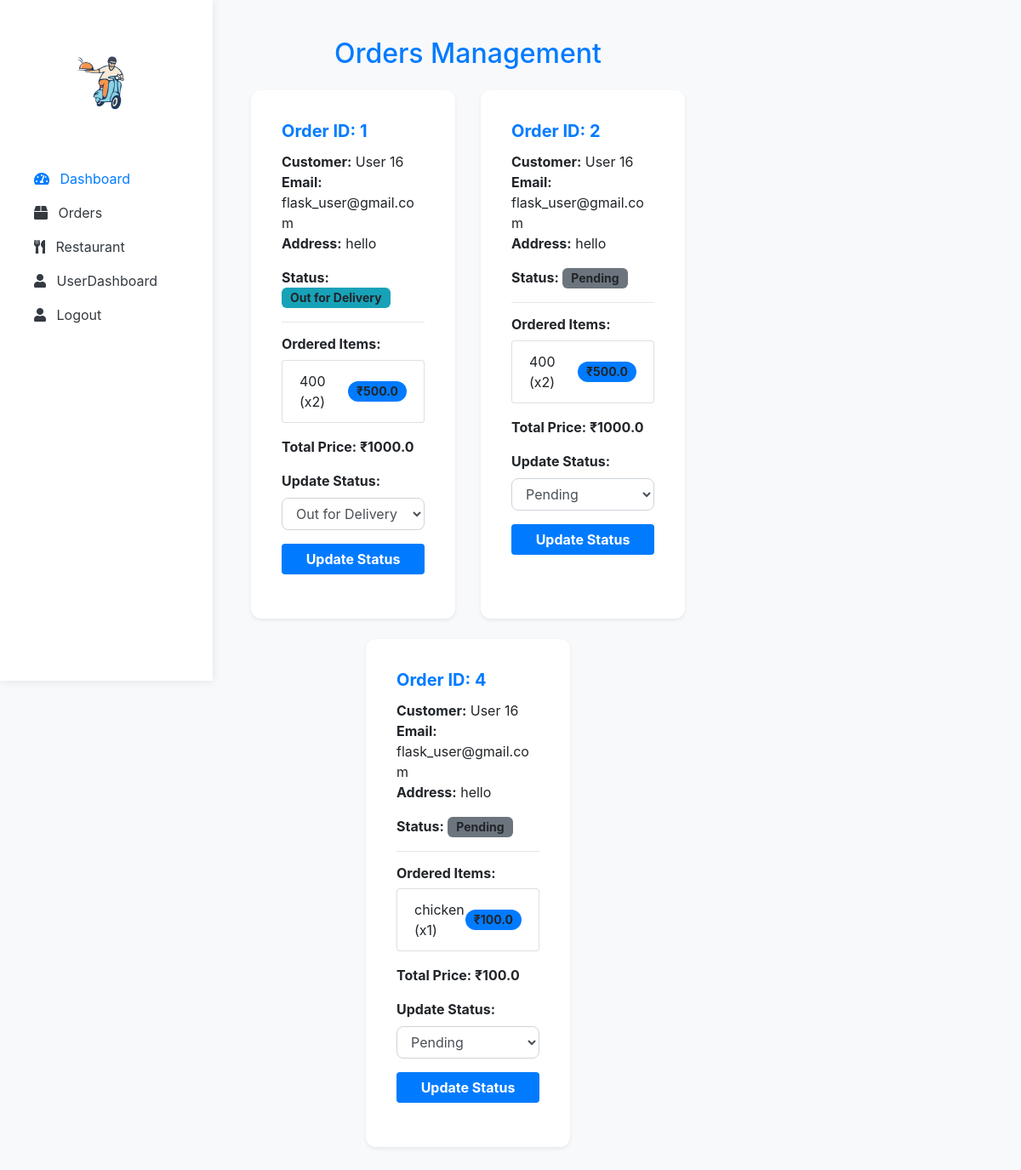
The page /admin_dashboard/orders (signed in) on the database its author committed.
### app.py (models this page shows, shortened)
class Order(db.Model):
    id = db.Column(db.Integer, primary_key=True)
    user_id = db.Column(db.Integer, db.ForeignKey('user.id'), nullable=False)
    status = db.Column(db.String(20), nullable=False, default="Pending")
    timestamp = db.Column(db.DateTime, default=datetime.utcnow)
    user = db.relationship("User", backref="orders")
    order_items = db.relationship('OrderItem', backref='order', lazy=True)
    @property
    def total_price(self):
        return sum(item.quantity * item.price for item in self.order_items)

class User(db.Model, UserMixin):
    __tablename__ = "user"
    id = db.Column(db.Integer,primary_key=True)
    name = db.Column(db.String(50), nullable=False)
    email = db.Column(db.String(100), unique=True, nullable=False)
    address= db.Column(db.String(100), nullable=False)
    password = db.Column(db.String(200), nullable=False)
    mobile = db.Column(db.String(15), nullable=False)
    city = db.Column(db.String(15), nullable=False)
    role = db.Column(db.String(10), default="user", nullable=False)

class OrderItem(db.Model):
    id = db.Column(db.Integer, primary_key=True)
    order_id = db.Column(db.Integer, db.ForeignKey('order.id'), nullable=False)
    name = db.Column(db.String(100), nullable=False)
    price = db.Column(db.Float, nullable=False)
    quantity = db.Column(db.Integer, nullable=False)
    menu_item_id = db.Column(db.Integer, db.ForeignKey('menu_item.id'), nullable=False)
    menu_item = db.relationship("MenuItem", backref="order_items")

class MenuItem(db.Model):
    id = db.Column(db.Integer, primary_key=True)
    name = db.Column(db.String(100), nullable=False)
    price = db.Column(db.Float, nullable=False)
    restaurant_id = db.Column(
        db.Integer,
        db.ForeignKey('restaurants.rid', ondelete="CASCADE"),
        nullable=False
    )
    restaurant = db.relationship('Restaurant', backref=db.backref('menu_items', lazy=True))

### app.py (the view)
@app.route('/admin_dashboard/orders')
@admin_required
@login_required
def orders_admin():
    orders = Order.query.options(joinedload(Order.order_items).joinedload(OrderItem.menu_item))\
        .filter(Order.status != "Delivered").all()
    return render_template("orders_admin.html", orders=orders)

### app.py (called while the page is built)
@login_manager.user_loader
def load_user(user_id):
    return db.session.get(User,int(user_id))

def admin_required(func):
    @wraps(func)
    @login_required
    def wrapper(*args, **kwargs):
        if not current_user.is_authenticated or current_user.role != 'admin':
            flash("Access denied!", "danger")
            return redirect(url_for('user_dashboard'))
        return func(*args, **kwargs)
    return wrapper

### templates/orders_admin.html (shortened to what this page needs)
{% extends "admin_dashboard.html" %}
{% block main %}
<div class="content-wrapper">
    <div class="container mt-4">
        <h2 class="mb-4 text-center text-primary">Orders Management</h2>
        <div class="row d-flex justify-content-center" style="width: 45vw !important;">
            {% for order in orders %}
            <div class="col-md-6 mb-4" >
                <div class="card shadow-sm p-3 order-card">
                    <div class="card-body">
                        <h5 class="card-title">Order ID: {{ order.id }}</h5>
                        <p><strong>Customer:</strong> {{ order.user.name }} <br>
                           <strong>Email:</strong> {{ order.user.email }} <br>
                           <strong>Address:</strong> {{ current_user.address }}</p>
                        <p><strong>Status:</strong>
                            <span class="badge {% if order.status == 'Delivered' %} bg-success
                                {% elif order.status == 'Out for Delivery' %} bg-info
                                {% elif order.status == 'Being Prepared' %} bg-warning
                                {% else %} bg-secondary {% endif %}">
                                {{ order.status }}
                            </span>
                        </p>
                        <hr>
                        <h6><strong>Ordered Items:</strong></h6>
                        <ul class="list-group mb-3">
                            {% for item in order.order_items %}
                            <li class="list-group-item d-flex justify-content-between align-items-center">
                                {{ item.menu_item.name }} (x{{ item.quantity }})
                                <span class="badge bg-primary rounded-pill">₹{{ item.price }}</span>
                            </li>
                            {% endfor %}
                        </ul>
                        <p class="text-end"><strong>Total Price: ₹{{ order.total_price }}</strong></p>
                        <form action="{{ url_for('update_order_status', order_id=order.id) }}" method="post">
                            <label for="status" class="form-label"><strong>Update Status:</strong></label>
                            <select name="status" class="form-control">
                                <option value="Pending" {% if order.status == 'Pending' %} selected {% endif %}>Pending</option>
                                <option value="Out for Delivery" {% if order.status == 'Out for Delivery' %} selected {% endif %}>Out for Delivery</option>
                            </select>
                            <button type="submit" class="btn btn-primary mt-3 w-100">Update Status</button>
                        </form>
                    </div>
                </div>
            </div>
            {% endfor %}
        </div>
    </div>
</div>
{% endblock %}

### templates/orders_admin.html (style rules this page uses)
.content-wrapper { margin-left: 260px; padding: 20px; }
.card { border-radius: 12px; transition: 0.3s ease-in-out; border: none; }
.card-title { font-weight: bold; color: #007bff; }
.badge { font-size: 14px; padding: 5px 10px; border-radius: 6px; }
.btn-primary { background-color: #007bff; border: none; font-weight: bold; }
.form-control { border-radius: 8px; }
.order-card { display: flex; flex-direction: column; height: 100%; }

### rows shown on the page
Order: id "1", user.name "User 16", user.email "flask_user@gmail.com", status "Out for Delivery", total_price "1000.0"
User: address "hello"
OrderItem: menu_item.name "400", quantity "2", price "500.0"
Order: id "2", user.name "User 16", user.email "flask_user@gmail.com", status "Pending", total_price "1000.0"
OrderItem: menu_item.name "400", quantity "2", price "500.0"
Order: id "4", user.name "User 16", user.email "flask_user@gmail.com", status "Pending", total_price "100.0"
OrderItem: menu_item.name "chicken", quantity "1", price "100.0"
